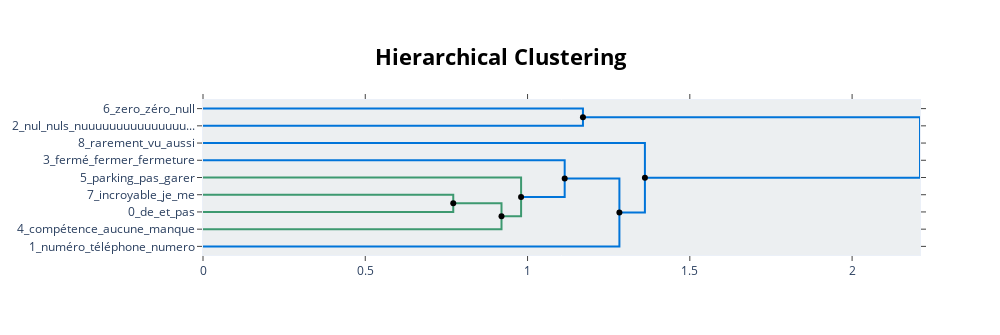

Write notebook code for a chart like this one.
### Code cell
hierarchical_topics = topic_model.hierarchical_topics(df_neg['review_text'])
topic_model.visualize_hierarchy(hierarchical_topics=hierarchical_topics)

### Figure 1 — Plotly figure (JSON) as saved in the notebook; plotly's stock layout.template omitted (floating-point values rounded to 4 significant figures)
{"data": [{"hoverinfo": "text", "marker": {"color": "rgb(0,116,217)"}, "mode": "lines", "text": ["zero_zéro_null_réactivité_nulle", "", "", "nul_nuls_nuuuuuuuuuuuuuuuuuuuuuuuuuuuuuuuuuuuuuuut_nuuuuuul_vraiement"], "type": "scatter", "x": [0, 1.171, 1.171, 0], "xaxis": "x", "y": [-5, -5, -15, -15], "yaxis": "y"}, {"hoverinfo": "text", "marker": {"color": "rgb(61,153,112)"}, "mode": "lines", "text": ["incroyable_je_me_un_compte", "", "", "de_et_pas_je_que"], "type": "scatter", "x": [0, 0.7711, 0.7711, 0], "xaxis": "x", "y": [-55, -55, -65, -65], "yaxis": "y"}, {"hoverinfo": "text", "marker": {"color": "rgb(61,153,112)"}, "mode": "lines", "text": ["de_et_pas_je_que", "", "", "compétence_aucune_manque_de_professionnalisme"], "type": "scatter", "x": [0.7711, 0.9197, 0.9197, 0], "xaxis": "x", "y": [-60, -60, -75, -75], "yaxis": "y"}, {"hoverinfo": "text", "marker": {"color": "rgb(61,153,112)"}, "mode": "lines", "text": ["parking_pas_garer_de_le", "", "", "de_et_pas_je_que"], "type": "scatter", "x": [0, 0.9801, 0.9801, 0.9197], "xaxis": "x", "y": [-45, -45, -67.5, -67.5], "yaxis": "y"}, {"hoverinfo": "text", "marker": {"color": "rgb(0,116,217)"}, "mode": "lines", "text": ["fermé_fermer_fermeture_midi_12h30", "", "", "de_et_pas_je_que"], "type": "scatter", "x": [0, 1.114, 1.114, 0.9801], "xaxis": "x", "y": [-35, -35, -56.25, -56.25], "yaxis": "y"}, {"hoverinfo": "text", "marker": {"color": "rgb(0,116,217)"}, "mode": "lines", "text": ["de_et_pas_je_que", "", "", "numéro_téléphone_numero_le_de"], "type": "scatter", "x": [1.114, 1.283, 1.283, 0], "xaxis": "x", "y": [-45.62, -45.62, -85, -85], "yaxis": "y"}, {"hoverinfo": "text", "marker": {"color": "rgb(0,116,217)"}, "mode": "lines", "text": ["rarement_vu_aussi_incompétence_rare", "", "", "de_et_pas_je_que"], "type": "scatter", "x": [0, 1.362, 1.362, 1.283], "xaxis": "x", "y": [-25, -25, -65.31, -65.31], "yaxis": "y"}, {"hoverinfo": "text", "marker": {"color": "rgb(0,116,217)"}, "mode": "lines", "text": ["nul_zero_zéro_null_réactivité", "", "", "de_et_pas_je_que"], "type": "scatter", "x": [1.171, 2.209, 2.209, 1.362], "xaxis": "x", "y": [-10, -10, -45.16, -45.16], "yaxis": "y"}, {"hoverinfo": "text", "hovertext": ["de_et_pas_je_que", "de_et_pas_je_que", "nul_zero_zéro_null_réactivité"], "marker": {"color": "black"}, "mode": "markers", "showlegend": false, "type": "scatter", "x": [0.7711, 1.114, 1.171], "y": [-60, -45.62, -10]}, {"hoverinfo": "text", "hovertext": ["de_et_pas_je_que", "de_et_pas_je_que", "de_et_pas_je_que", "de_et_pas_je_que"], "marker": {"color": "black"}, "mode": "markers", "showlegend": false, "type": "scatter", "x": [0.9197, 0.9801, 1.283, 1.362], "y": [-67.5, -56.25, -65.31, -45.16]}], "layout": {"autosize": false, "height": 335, "hoverlabel": {"bgcolor": "white", "font": {"family": "Rockwell", "size": 16}}, "hovermode": "closest", "plot_bgcolor": "#ECEFF1", "showlegend": false, "title": {"font": {"color": "Black", "size": 22}, "text": "<b>Hierarchical Clustering</b>", "x": 0.5, "xanchor": "center", "yanchor": "top"}, "width": 1000, "xaxis": {"mirror": "allticks", "rangemode": "tozero", "showgrid": false, "showline": true, "showticklabels": true, "ticks": "outside", "type": "linear", "zeroline": false}, "yaxis": {"mirror": "allticks", "range": [-90, 0], "rangemode": "tozero", "showgrid": false, "showline": true, "showticklabels": true, "tickmode": "array", "ticks": "outside", "ticktext": ["6_zero_zéro_null", "2_nul_nuls_nuuuuuuuuuuuuuuu...", "8_rarement_vu_aussi", "3_fermé_fermer_fermeture", "5_parking_pas_garer", "7_incroyable_je_me", "0_de_et_pas", "4_compétence_aucune_manque", "1_numéro_téléphone_numero"], "tickvals": [-5, -15, -25, -35, -45, -55, -65, -75, -85], "type": "linear", "zeroline": false}}}
